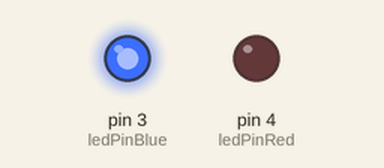
This sketch was run on a simulated Arduino Uno, built with avr-gcc and run on an emulated ATmega328P. On the bench: output pins drawn as LEDs (lit = HIGH).

Above: at 1.0 s.
At 3.0 s:
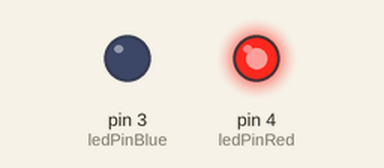
Timing chart, 0 to 5.2 s (numbered marks = the images above):
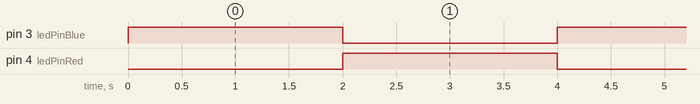

The sketch:

alternate_2leds.ino
```cpp
int ledPinBlue = 3;
int ledPinRed = 4;
int isOn = true;

void lightALed(int ledPin, bool isOn)
{
    if (isOn) {
        digitalWrite(ledPin, HIGH);
    } else {
        digitalWrite(ledPin, LOW);
    }
}

void setup()
{
    pinMode(ledPinBlue, OUTPUT);
    pinMode(ledPinRed, OUTPUT);
}

void loop()
{
    lightALed(ledPinBlue, isOn);
    lightALed(ledPinRed, !isOn);

    delay(2000);
    isOn = !isOn;
}
```

Measured:
- by itself, pin 3 (ledPinBlue), pin 4 (ledPinRed): alternates HIGH for 2.0 s and LOW for 2.0 s
